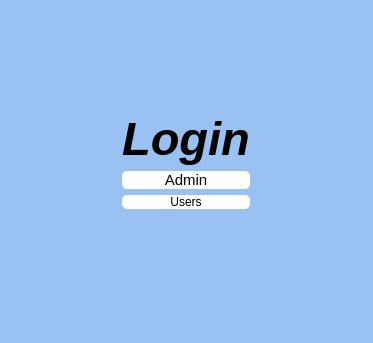
<?xml version="1.0" encoding="UTF-8"?>
<ui version="4.0">
 <class>MainWindow</class>
 <widget class="QMainWindow" name="MainWindow">
  <property name="geometry">
   <rect>
    <x>0</x>
    <y>0</y>
    <width>373</width>
    <height>343</height>
   </rect>
  </property>
  <property name="windowTitle">
   <string>MainWindow</string>
  </property>
  <property name="styleSheet">
   <string notr="true">background-color: rgb(153, 193, 241);</string>
  </property>
  <widget class="QWidget" name="centralwidget">
   <layout class="QGridLayout" name="gridLayout">
    <item row="0" column="1">
     <spacer name="verticalSpacer">
      <property name="orientation">
       <enum>Qt::Vertical</enum>
      </property>
      <property name="sizeType">
       <enum>QSizePolicy::Maximum</enum>
      </property>
      <property name="sizeHint" stdset="0">
       <size>
        <width>20</width>
        <height>300</height>
       </size>
      </property>
     </spacer>
    </item>
    <item row="1" column="0">
     <spacer name="horizontalSpacer">
      <property name="orientation">
       <enum>Qt::Horizontal</enum>
      </property>
      <property name="sizeType">
       <enum>QSizePolicy::Maximum</enum>
      </property>
      <property name="sizeHint" stdset="0">
       <size>
        <width>600</width>
        <height>20</height>
       </size>
      </property>
     </spacer>
    </item>
    <item row="1" column="1">
     <widget class="QWidget" name="widget_Login" native="true">
      <layout class="QVBoxLayout" name="verticalLayout">
       <item>
        <widget class="QLabel" name="lbl_login">
         <property name="font">
          <font>
           <family>Ubuntu</family>
           <pointsize>35</pointsize>
           <italic>true</italic>
           <bold>true</bold>
          </font>
         </property>
         <property name="text">
          <string>Login</string>
         </property>
         <property name="alignment">
          <set>Qt::AlignCenter</set>
         </property>
        </widget>
       </item>
       <item>
        <widget class="QPushButton" name="bt_admin">
         <property name="sizeIncrement">
          <size>
           <width>150</width>
           <height>100</height>
          </size>
         </property>
         <property name="font">
          <font>
           <family>Ubuntu</family>
           <pointsize>11</pointsize>
           <italic>false</italic>
           <bold>false</bold>
          </font>
         </property>
         <property name="styleSheet">
          <string notr="true">QPushButton{
	font: 11pt &quot;Ubuntu&quot;;
border-radius: 5px;
background-color: rgb(255, 255, 255);
}
QPushButton:pressed {
	background-color: rgb(154, 153, 150); 
}</string>
         </property>
         <property name="text">
          <string>Admin</string>
         </property>
        </widget>
       </item>
       <item>
        <widget class="QPushButton" name="bt_users">
         <property name="styleSheet">
          <string notr="true">QPushButton{	
	background-color: rgb(255, 255, 255);
	border-radius : 5px;
}
QPushButton:pressed {
	background-color: rgb(154, 153, 150); 
}</string>
         </property>
         <property name="text">
          <string>Users</string>
         </property>
        </widget>
       </item>
      </layout>
     </widget>
    </item>
    <item row="1" column="2">
     <spacer name="horizontalSpacer_2">
      <property name="orientation">
       <enum>Qt::Horizontal</enum>
      </property>
      <property name="sizeType">
       <enum>QSizePolicy::Maximum</enum>
      </property>
      <property name="sizeHint" stdset="0">
       <size>
        <width>600</width>
        <height>20</height>
       </size>
      </property>
     </spacer>
    </item>
    <item row="2" column="1">
     <spacer name="verticalSpacer_2">
      <property name="orientation">
       <enum>Qt::Vertical</enum>
      </property>
      <property name="sizeType">
       <enum>QSizePolicy::Maximum</enum>
      </property>
      <property name="sizeHint" stdset="0">
       <size>
        <width>20</width>
        <height>300</height>
       </size>
      </property>
     </spacer>
    </item>
   </layout>
  </widget>
  <widget class="QStatusBar" name="statusbar"/>
 </widget>
 <resources/>
 <connections/>
</ui>
